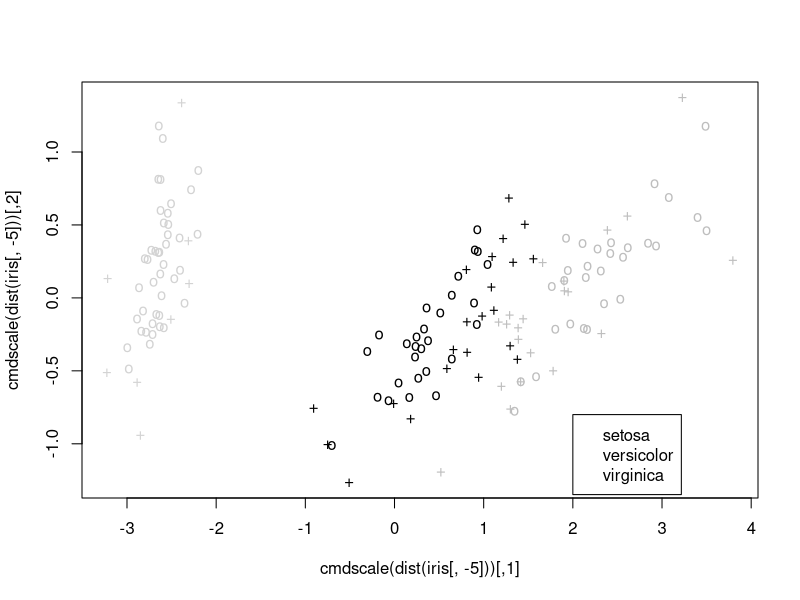

This chart was generated by the following R code:
## ---- chunk 1
library(e1071)
#第一种使用格式
sv=svm(Species~.,data=iris)#建立svm模型

#第二种使用格式
x=iris[,-5]
y=iris[,5]
sv=svm(x,y,kernel = "radial",gamma=if(is.vector(x))1 else 1/ncol(x))#建立模型
#gamma：如果特征向量是向量则gamma取1，否则取为特征向量个数的倒数
#优化建模 选择错误率最小的gamma和cost
tuned <- tune.svm(Species ~., data = iris, gamma = 10^(-10:-1), cost = 10^(0:10)) # tune
summary(tuned)
sv1=svm(x,y,kernel = "radial",gamma=1e-01,cost=1e+01)#建立模型
#结果分析
summary(sv)
## ---- chunk 2
#构造新数据
x=iris[,1:4]
pred=predict(sv,x)#用模型sv预测
pred[sample(1:150,8)]#随机挑选8个结果展示

#模型精度展示
table(pred,y)
sum(pred==y)/length(y)

pred1=predict(sv1,x)
table(pred1,y)
sum(pred1==y)/length(y)
## ---- chunk 3
attach(iris)#将数据集iris按列单独确认向量
x=subset(iris,select=-Species)
y=Species
#确定要使用的分类方式
type=c("C-classification","nu-classification","one-classification")

kernel=c("linear","polynomial","radial","sigmoid")#确定要使用的核函数

pred=array(0,dim=c(150,3,4))#初始化预测结果矩阵，三维长度，150，3，4
accuracy=matrix(0,3,4)#初始化模型精准度矩阵的两维长度3，4
yy=as.integer(y)#方便精度计算，将结果变量数量化为1，2，3

for(i in 1:3)#i影响的维度代表分类方式
{
    for(j in 1:4)#j影响的维度代表核函数
    {
        pred[,i,j]=predict(svm(x,y,type=type[i],kernel=kernel[j]),x)#对每 一模型进行预测
        if(i>2) accuracy[i,j]=sum(pred[,i,j]!=1)#accuracy表示模型预测错误个数
        else accuracy[i,j]=sum(pred[,i,j]!=yy)
        
    }
}
dimnames(accuracy)=list(type,kernel)#确定模型精度变量的列名和行名
accuracy#查看结果
detach(iris)
## ---- chunk 4
#查看结果
table(pred[,1,3],y)
#确认最后模型
attach(iris)#将数据集iris按列单独确认向量
x=subset(iris,select=-Species)
y=Species
sv.final=svm(x,y,,type="C-classification",kernel = "radial")

## ---- chunk 5
plot(cmdscale(dist(iris[,-5])),col=c("lightgray","black","gray")[as.integer(iris[,5])],pch=c("o","+")[1:150 %in% sv.final$index+1])#+表示支持向量，0表示普通样本点

legend(2,-0.8,c("setosa","versicolor","virginica"),col=c("lightgray","black","gray"))
## ---- chunk 6
wts=c(1,1,1)#确定模型各个类别比重1：1：1
names(wts)=c("setosa","versicolor","virginica")#确定各个比重对应的类别
svw=svm(x,y,class.weights = wts)#建立模型
## ---- chunk 7
wts=c(1,100,100)
names(wts)=c("setosa","versicolor","virginica")#确定各个比重对应的类别
svw1=svm(x,y,class.weights = wts)#建立模型
pred1=predict(svw1,x)
table(pred1,y)
## ---- chunk 8
wts=c(1,500,500)
names(wts)=c("setosa","versicolor","virginica")#确定各个比重对应的类别
svw2=svm(x,y,class.weights = wts)#建立模型
pred2=predict(svw2,x)
table(pred2,y)
